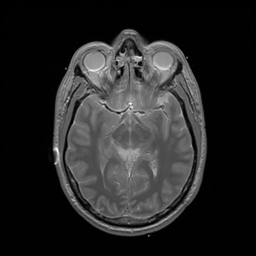
%> input picture my assignments/a5/public_demos 5/pd.jpg, 256 x 256 px
$ octave Fourier_demos.m   (GNU Octave 9; MATLAB toolbox functions it lacks are replaced by stand-ins)
%> lines starting %> are read from the running program, lines starting %| are printed output that depends on the picture
%% Fourier Theory Demonstrations
% CS 473 / CM 473 / CS 673

%% What do Fourier basis functions look like in 2D?

F = zeros(256);
F(4,1) = 1;
F(1,5) = -1;
F(14,37) = 1;
F(7,2) = -2;
f = ifft2(F);
figure(1);
subplot(1,2,1), imshow(F, []);
subplot(1,2,2), imshow(real(f), []);
%> after `imshow(real(f), [])`:
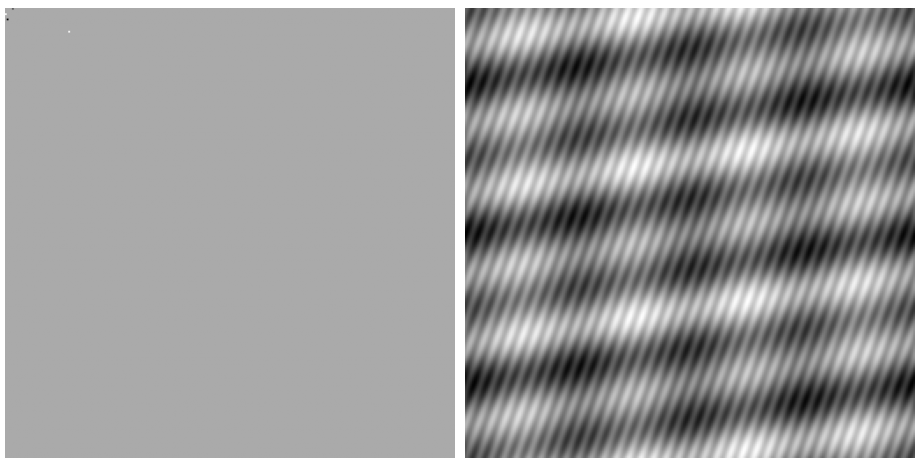
%> figure redrawn from the program's plot data, 2 panels

%% Convolution
% We will convolve a circle with two implulses.

%% First, let's create a circle.
[x,y] = meshgrid(-128:127, -128:127);
d = x.^2 + y.^2;
circle = (d<20);
circle = fftshift(circle); % centre circle at (1,1)
figure(2)
subplot(1,3,1), imshow(circle, []), title('Original Circle');

%% And now an image with 2 impulses.
f = zeros(256,256);
f(50,100) = 1;
f(50,105) = 3;
f(68, 102) = 4;
subplot(1,3,2), imshow(f,[]);

%% And convolve
g = ifft2( fft2(f) .* fft2(circle) );
subplot(1,3,3), imshow(real(g), []), title('Circle convolved with 2 spikes');


%% Read in an image to play with
f = imread('pd.jpg');
%> f is the input picture: size 256x256x3 uint8; min 0, max 255, mean 38
f = double( f(:,:,1) ); % converts to floating-pt
%> f: size 256x256 double
F = ifftshift( fft2( fftshift(f) ) );
figure(2), imshow(f, []), title('Original image');

%% Registration using Correlation Coefficient
f = imread('pd.jpg');
f = double( f(:,:,1) ); % converts to floating-pt
true_shift = [29 15]; %round(rand(1,2)*30);
g = circshift(f, true_shift);

imshow(f+g, []);
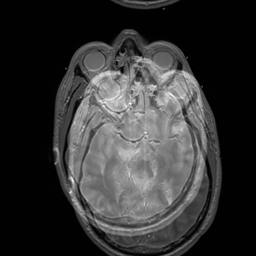
%> displayed picture: size 256x256, on the screen's scale of 0 to 255; min 0, max 255, mean 51.3

%% Compute CC
H = fft2(g) .* conj(fft2(f));
h = real( ifft2(H) );
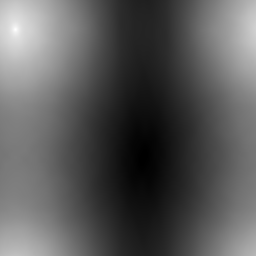
%> h: size 256x256 double; min 3643348, max 263549309, mean 94738056.6; drawn with min black and max white
imshow(real(h), []);

%% Shift f by the location of the max, minus [1 1]
f2 = circshift(f, true_shift);
imshow(f2, []);

%% Difference image... should be blank
imshow(abs(g-f2), []);

%% Scaling
% Image scaling can be done by padding and cropping the image/frequency
% domains.  We will blow up our image by a factor of 2 by zero-padding the
% frequency domain.  This effectively makes the sample spacing in the freq.
% domain twice as high (since the FOV is assumed to be fixed).
G = padarray(F, [128 128], 'both');
g = ifftshift( ifft2( fftshift(G) ) );
g = g(128:(end-127),128:(end-127)); % remove the padding we added before
imshow(g,[]);
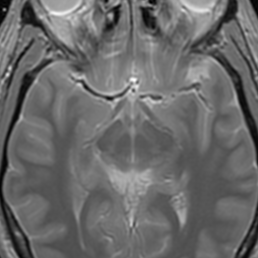
%> displayed picture: size 258x258, on the screen's scale of 0 to 255; min 0, max 255, mean 105.7
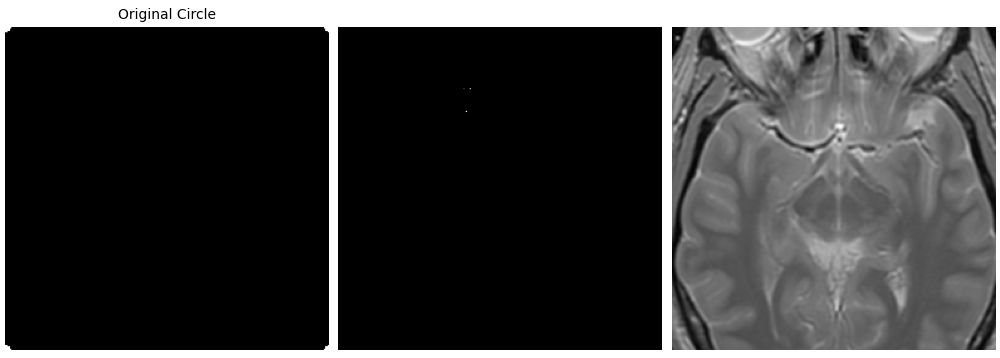
%> figure redrawn from the program's plot data, 3 panels


%% Fourier Shift Theorem
% Let's translate an image by manipulating its Fourier Transform.

% We'll re-use x from the convolution demo.
d = 100; % This is our desired shift
ramp = exp(-2*pi*1i*x*d/256);

G = ramp .* F;
g = ifftshift( ifft2( fftshift(G) ) );
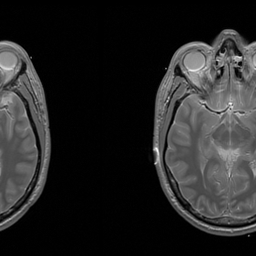
%> g: size 256x256 double; min -4.83e-13, max 255, mean 38; drawn with min black and max white

figure(2), imshow(real(g),[]), title(['Shifted by ' num2str(d) ' pixels']);
%> after `title(['Shifted by ' num2str(d) ' pixels'])`:
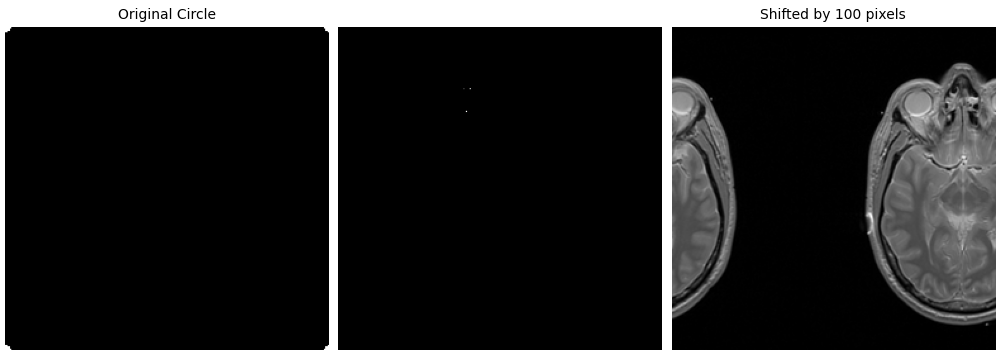
%> figure redrawn from the program's plot data, 3 panels


%% Rotation
% We will rotate an image by rotating its Fourier Transform.

theta = 30;
%> (the run ends here)
